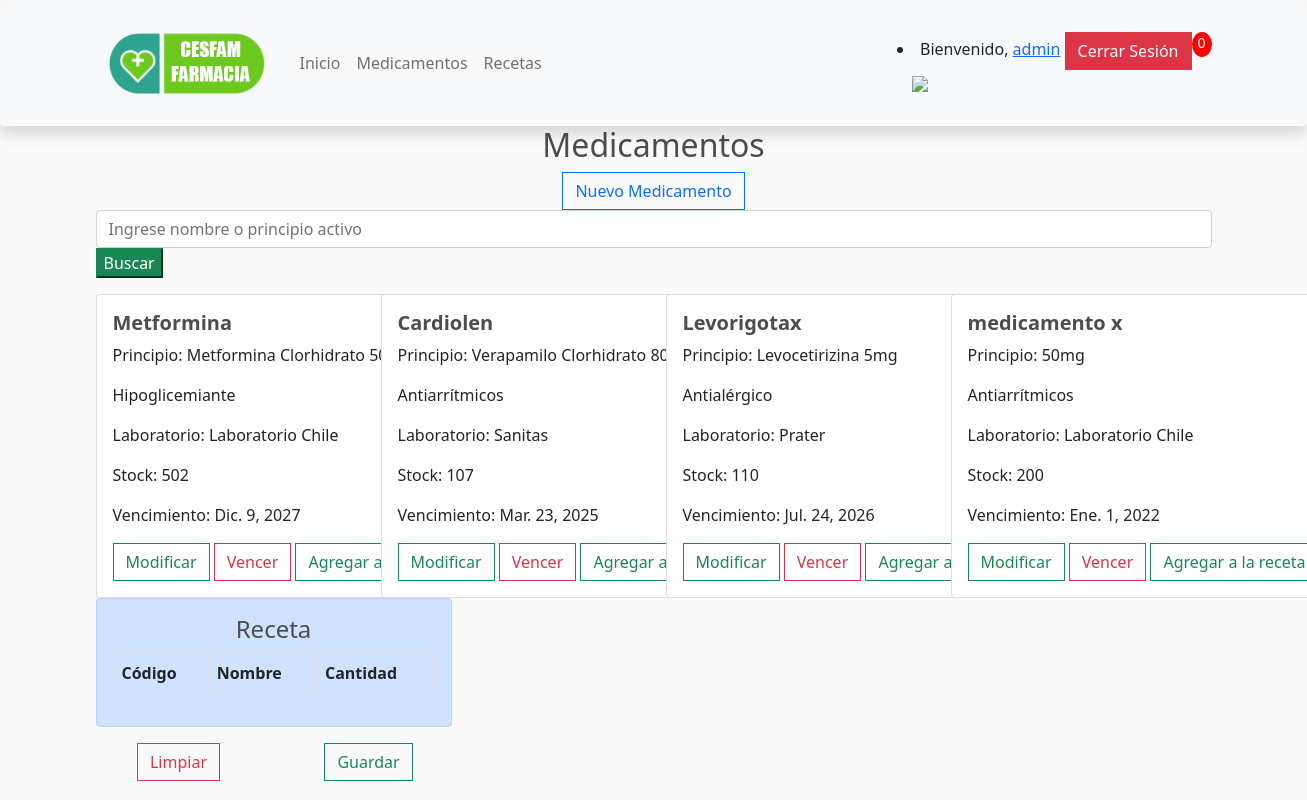
The app's page /gestion_medicamentos/ (signed in) with its own data.
### reserva/models.py (models this page shows, shortened)
class Medicamento(models.Model): #esta tabla guarda la información relacionada al medicamento
    codigo = models.AutoField(primary_key=True, verbose_name="Código del Medicamento") #codigo asignado de acuerdo a control interno, es clave primaria
    nombreMed = models.CharField(max_length=25, verbose_name="Nombre del Medicamento") #es el nombre comercial del medicamento
    principio = models.CharField(max_length=40, verbose_name="Principio Activo") #el principio activo del medicamento
    categoria = models.ForeignKey(Categoria, on_delete=models.RESTRICT, default=0)
    laboratorio = models.ForeignKey(Laboratorio, on_delete=models.RESTRICT) #laboratorio que lo fabrica, se obtiene de la tabla Laboratorio
    formato = models.ForeignKey(Formato, on_delete=models.RESTRICT) #el formato de venta del medicamento, se obtiene de la tabla Formato
    stock = models.IntegerField(verbose_name="Stock del Medicamento") #la cantidad que hay en existencias del medicamento
    vencimiento = models.DateField(verbose_name="Fecha de Vencimiento") #la fecha de vencimiento indicada por el fabricante

class Categoria(models.Model):
    idCategoria = models.AutoField(primary_key=True, verbose_name="ID de la Categoría (uso interno)")
    nombreCat = models.CharField(max_length=40, verbose_name="Nombre de la Categoría")
    descripcion = models.CharField(max_length=200, verbose_name="Descripción de la Categoría")
    def __str__(self):
        return self.nombreCat

class Laboratorio(models.Model): #tabla que contiene los laboratorios fabricantes de medicamentos
    idLab = models.AutoField(primary_key=True, verbose_name="Id del laboratorio (uso interno)") #id del laboratorio, es un autoincremental clave primaria que se utiliza en la tabla medicamento
    nombreLab = models.CharField(max_length=25, verbose_name="Nombre del Laboratorio") #nombre del laboratorio, para detalle
    def __str__(self):
        return self.nombreLab

### reserva/views.py (the view)
# urls.py: path('gestion_medicamentos/', gestion_medicamentos, name="gestion_medicamentos"),
@permission_required('reserva.view_medicamento')
def gestion_medicamentos(request):
    carrito = Carrito(request)
    queryset = request.GET.get("buscar")
    if queryset:
        meds = Medicamento.objects.filter(
            Q(nombreMed__icontains = queryset) |
            Q(principio__icontains = queryset)
        ).distinct()
    else:
        meds = Medicamento.objects.all() #aqui se guardan todos los objetos de la tabla Medicamento en la BD
    context = {'meds':meds} #este meds es el que se usa en el for del html para listar cada elemento
    return render(request, 'medicamentos/VerMedicamentos.html', context)

### reserva/context_processor.py (called while the page is built)
def guardar_receta(request):
    if request.user.is_authenticated:
        if "ca" in request.session.keys():
            for key, value in request.session["ca"].items():
                print(value["id"])
                carrito ={
                    "id":value["id"],
                    "nombre": value["nombre"],
                    "principio": value["principio"],
                    "cantidad":value["cantidad"]
                }
    return{"ca"}

### reserva/templates/medicamentos/VerMedicamentos.html (shortened to what this page needs)
{% extends 'reserva/base.html' %}
{% load static %}
{% block content %}
<body>
    <div class="text-center">
        <h2>Medicamentos</h2>
        {% if perms.reserva.add_medicamento %}
        <a type="button" class="btn btn-outline-primary" href="{% url 'crear_medicamento' %}">Nuevo Medicamento</a> {% endif %}
    </div>
    <div class="container">
        <div class="row">
            <form method="get">
                <div id="custom-search-input">
                    <div class="col-md-12">
                        <input type="text" class="form-control" placeholder="Ingrese nombre o principio activo" name="buscar">
                        <span>
                            <button type="submit" class="btn-success">Buscar</button>
                        </span>
                    </div>
                </div>
            </form>
        </div>
    </div>
    <div class="d-flex container">
        <div class="row">
            {% for med in meds %}
            <div class="col-sm-3 mt-3">
                <div class="card" style="width: 25rem;">
                    <div class="card-body">
                        <h5 class="card-title"><strong>{{med.nombreMed}}</strong></h5>
                        <p class="card-text">Principio: {{med.principio}}</p>
                        <p class="card-text">{{med.categoria}}</p>
                        <p class="card-text">Laboratorio: {{med.laboratorio}}</p>
                        <p class="card-text">Stock: {{med.stock}}</p>
                        <p class="card-text">Vencimiento: {{med.vencimiento}}</p>
                        {% if perms.reserva.add_medicamento %}
                        <a type="button" class="btn btn-outline-success" href="{% url 'modificar_medicamento' med.codigo %}">Modificar</a>
                        <button type="button" class="btn btn-outline-danger">Vencer</button> {% endif %} {% if perms.reserva.add_receta %}
                        <a type="button" class="btn btn-outline-success" href="{% url 'agregar_medicamento_carrito' med.codigo %}">Agregar a la receta</a> {% endif %}
                    </div>
                </div>
            </div>
            {% endfor %} {% if perms.reserva.add_receta %}
            <div class="col-4">
                <div class="alert alert-primary" role="alert">
                    <table class="table table-bordered">
                        <thead>
                            <h4 scope="row" colspan="3" class="text-center">Receta</h4>
                            <tr>
                                <th scope="col">Código</th>
                                <th scope="col">Nombre</th>
                                <th scope="col">Cantidad</th>
                            </tr>
                        </thead>
                    </table>
                </div>
                <div class="row text-center">
                    <div class="col-6"><a href="{% url 'limpiar_medicamento_carrito' %}" class="btn btn-outline-danger">Limpiar</a></div>
                    <div class="col-6"><a href="{% url 'asignar_receta' %}" class="btn btn-outline-success">Guardar</a></div>
                </div>
            </div>
        </div>
    </div>
</body>
{% endif %} {% endblock %}

### reserva/templates/reserva/base.html (shortened to what this page needs)
{% load static %}
<!doctype html>
<html lang="es">
<head>
    <link rel="stylesheet" href="https://cdn.jsdelivr.net/npm/bootstrap@5.0.2/dist/css/bootstrap.min.css">
    <link type="text/css" rel="stylesheet" href="{% static 'reserva/css/style.css'%}">
</head>
<nav class="navbar navbar-expand-md navbar-light bg-light rounded shadow">
    <div class="container">
        <a href="{% url 'home' %}" class="navbar-brand">
            <img class="d-inline-block align-self-center" src="{% static 'reserva/img/cesfam-logo.png' %}" width="180" height="100">
        </a>
        <div class="collapse navbar-collapse d-flex" id="navbarNAV">
            <ul class="navbar-nav">
                <li class="nav-item active">
                    <a href="{% url 'home' %}" class="nav-link">
                            Inicio
                        </a>
                </li>
                {% if user.is_authenticated %}
                <li class="nav-item">
                    <a class="nav-link" href="{% url 'gestion_medicamentos' %}" role="button">
                            Medicamentos
                            </a>
                </li>
                <li class="nav-item">
                    <a class="nav-link" href="{% url 'listar_recetas' %}" role="button">
                            Recetas
                            </a>
                </li>
                {% endif %}
            </ul>
        </div>
        <div class="d-flex justify-content-end">
            <div class="form-inline my-2 my-lg-0">
                {% if user.is_authenticated %}
                <li>
                    <a>Bienvenido, </a>
                    <a href="#">{{ user.username }}</a>
                    <a class="btn btn-danger" href="{% url 'logout' %}">Cerrar Sesión</a>
                </li>
                {% else %}
                <li>
                    <a class="btn btn-success" href="{% url 'login' %}">Iniciar Sesión</a>
                </li>
                {% endif %}
                <a href="{% url 'crear_receta' %}">
                    <img id="cart-icon" src="{% static 'reserva/img/receta.png' %}">
                </a>
            </div>
            <p id="cart-total">0</p>
        </div>
    </div>
</nav>
{% block content %} {% endblock %}
</html>

### reserva/static/reserva/css/style.css (style rules this page uses)
body { background-color: hsl(0, 0%, 98%); }
h1,h2,h3,h4,h5,h6 { color:hsl(0, 0%, 30%); }
#cart-icon { width:25px; display: inline-block; margin-left: 15px; }
#cart-total { display: block; text-align: center; color:#fff; background-color: red; width: 20px; height: 25px; border-radius: 50%; font-size: 14px; }
.btn { border-radius: 0; }

### records on screen
Medicamento: nombreMed "Metformina", principio "Metformina Clorhidrato 500mg", categoria "Hipoglicemiante", laboratorio "Laboratorio Chile", stock "502", vencimiento "Dic. 9, 2027"
Medicamento: nombreMed "Cardiolen", principio "Verapamilo Clorhidrato 80mg", categoria "Antiarrítmicos", laboratorio "Sanitas", stock "107", vencimiento "Mar. 23, 2025"
Medicamento: nombreMed "Levorigotax", principio "Levocetirizina 5mg", categoria "Antialérgico", laboratorio "Prater", stock "110", vencimiento "Jul. 24, 2026"
Medicamento: nombreMed "medicamento x", principio "50mg", categoria "Antiarrítmicos", laboratorio "Laboratorio Chile", stock "200", vencimiento "Ene. 1, 2022"

### other values on screen
{{ user.username }} "admin"
